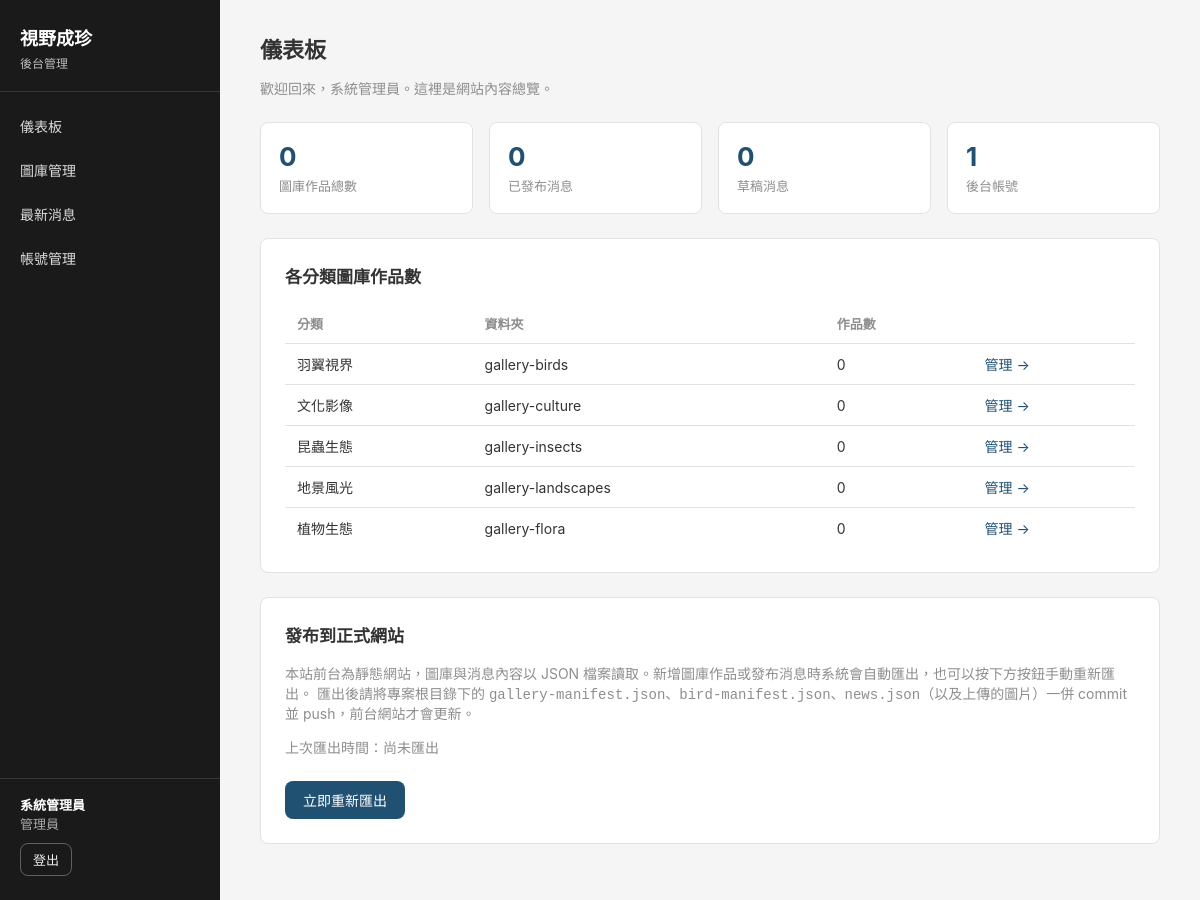
Page /index.php (signed in) on the committed database.
### tables this page shows
CREATE TABLE IF NOT EXISTS gallery_categories (
    id INT UNSIGNED AUTO_INCREMENT PRIMARY KEY,
    slug VARCHAR(30) NOT NULL UNIQUE,
    folder VARCHAR(50) NOT NULL UNIQUE,
    manifest_key VARCHAR(50) NOT NULL,
    name_zh VARCHAR(50) NOT NULL,
    name_en VARCHAR(50) NOT NULL,
    sort_order INT NOT NULL DEFAULT 0
);

### includes/functions.php (called while the page is built, shortened)
<?php
function h($value)
{
    return htmlspecialchars((string)($value ?? ''), ENT_QUOTES, 'UTF-8');
}
function adminUrl($path = '')
{
    return '/admin/' . ltrim($path, '/');
}

### includes/auth.php (called while the page is built, shortened)
<?php
function currentUser()
{
    return isset($_SESSION['admin_user']) ? $_SESSION['admin_user'] : null;
}

### index.php (the view, shortened to what this page needs)
<?php
require_once __DIR__ . '/includes/bootstrap.php';
$categories = $pdo->query('
    SELECT c.*, COUNT(p.id) AS photo_count
    FROM gallery_categories c
    LEFT JOIN gallery_photos p ON p.category_id = c.id
    GROUP BY c.id
    ORDER BY c.sort_order ASC
')->fetchAll();
$totalPhotos = array_sum(array_column($categories, 'photo_count'));
$newsPublished = (int)$pdo->query("SELECT COUNT(*) FROM news WHERE status = 'published'")->fetchColumn();
$newsDraft = (int)$pdo->query("SELECT COUNT(*) FROM news WHERE status = 'draft'")->fetchColumn();
$accountCount = (int)$pdo->query('SELECT COUNT(*) FROM admin_users')->fetchColumn();
$manifestPath = PROJECT_ROOT . '/gallery-manifest.json';
$lastExport = file_exists($manifestPath) ? date('Y-m-d H:i:s', filemtime($manifestPath)) : '尚未匯出';
require __DIR__ . '/includes/layout_start.php';
?>
<h1>儀表板</h1>
<p class="admin-subtitle">歡迎回來，<?php echo h($user['display_name']); ?>。這裡是網站內容總覽。</p>
<div class="admin-stat-grid">
    <div class="admin-stat-card"><div class="num"><?php echo $totalPhotos; ?></div><div class="label">圖庫作品總數</div></div>
    <div class="admin-stat-card"><div class="num"><?php echo $newsPublished; ?></div><div class="label">已發布消息</div></div>
    <div class="admin-stat-card"><div class="num"><?php echo $newsDraft; ?></div><div class="label">草稿消息</div></div>
    <div class="admin-stat-card"><div class="num"><?php echo $accountCount; ?></div><div class="label">後台帳號</div></div>
</div>
<div class="admin-card">
    <h2>各分類圖庫作品數</h2>
    <table>
        <thead><tr><th>分類</th><th>資料夾</th><th>作品數</th><th></th></tr></thead>
        <tbody>
        <?php foreach ($categories as $cat) { ?>
            <tr>
                <td><?php echo h($cat['name_zh']); ?></td>
                <td><?php echo h($cat['folder']); ?></td>
                <td><?php echo (int)$cat['photo_count']; ?></td>
                <td><a href="<?php echo adminUrl('gallery/list.php?category=' . urlencode($cat['slug'])); ?>">管理 &rarr;</a></td>
            </tr>
        <?php } ?>
        </tbody>
    </table>
</div>
<div class="admin-card">
    <h2>發布到正式網站</h2>
    <p class="admin-subtitle" style="margin-bottom:12px;">
        本站前台為靜態網站，圖庫與消息內容以 JSON 檔案讀取。新增圖庫作品或發布消息時系統會自動匯出，也可以按下方按鈕手動重新匯出。
        匯出後請將專案根目錄下的 <code>gallery-manifest.json</code>、<code>bird-manifest.json</code>、<code>news.json</code>（以及上傳的圖片）一併 commit 並 push，前台網站才會更新。
    </p>
    <p class="admin-subtitle">上次匯出時間：<?php echo h($lastExport); ?></p>
    <form method="post" action="<?php echo adminUrl('index.php'); ?>">
        <button type="submit" class="btn">立即重新匯出</button>
    </form>
</div>
<?php require __DIR__ . '/includes/layout_end.php'; ?>

### includes/layout_start.php (shortened to what this page needs)
<?php
$user = currentUser();
?>
<!DOCTYPE html>
<html lang="zh-Hant">
<head>
<link rel="stylesheet" href="<?php echo adminUrl('assets/admin.css'); ?>">
</head>
<body>
<div class="admin-shell">
    <aside class="admin-sidebar">
        <div class="admin-brand">視野成珍<span>後台管理</span></div>
        <nav class="admin-nav">
            <a href="<?php echo adminUrl('index.php'); ?>">儀表板</a>
            <a href="<?php echo adminUrl('gallery/list.php'); ?>">圖庫管理</a>
            <a href="<?php echo adminUrl('news/list.php'); ?>">最新消息</a>
            <?php if ($user && $user['role'] === 'admin') { ?>
            <a href="<?php echo adminUrl('accounts/list.php'); ?>">帳號管理</a>
            <?php } ?>
        </nav>
        <div class="admin-user-box">
            <div class="admin-user-name"><?php echo h($user['display_name']); ?></div>
            <div class="admin-user-role"><?php echo $user['role'] === 'admin' ? '管理員' : '編輯者'; ?></div>
            <form action="<?php echo adminUrl('logout.php'); ?>" method="post">
                <button type="submit" class="admin-link-btn">登出</button>
            </form>
        </div>
    </aside>
    <main class="admin-main">

### includes/layout_end.php
    </main>
</div>
</body>
</html>

### assets/admin.css (style rules this page uses)
:root { --primary-dark: #1A1A1A; --bg-light: #F5F5F5; --text-main: #333333; --text-muted: #8E8E8E; --accent: #205072; --accent-soft: #e8eef2; --danger: #b3261e; --success: #1e6b3a; --radius: 8px; --border: #e2e2e2; }
* { box-sizing: border-box; }
body { margin: 0; font-family: -apple-system, "Segoe UI", "Noto Sans TC", "Microsoft JhengHei", sans-serif; background: var(--bg-light); color: var(--text-main); }
a { color: var(--accent); text-decoration: none; }
.admin-shell { display: flex; min-height: 100vh; }
.admin-sidebar { width: 220px; flex-shrink: 0; background: var(--primary-dark); color: #fff; display: flex; flex-direction: column; padding: 24px 0; }
.admin-brand { font-size: 18px; font-weight: 700; padding: 0 20px 20px; border-bottom: 1px solid rgba(255,255,255,.12); margin-bottom: 12px; }
.admin-brand span { display: block; font-size: 12px; font-weight: 400; color: #bbb; margin-top: 4px; }
.admin-nav { display: flex; flex-direction: column; flex: 1; }
.admin-nav a { color: #ddd; padding: 12px 20px; font-size: 14px; }
.admin-user-box { padding: 16px 20px 0; border-top: 1px solid rgba(255,255,255,.12); font-size: 13px; }
.admin-user-name { font-weight: 600; }
.admin-user-role { color: #aaa; margin-bottom: 10px; }
.admin-link-btn { background: none; border: 1px solid rgba(255,255,255,.3); color: #eee; padding: 6px 12px; border-radius: var(--radius); cursor: pointer; font-size: 13px; }
.admin-main { flex: 1; padding: 32px 40px; max-width: 1100px; }
h1 { font-size: 22px; margin: 0 0 6px; }
h2 { font-size: 17px; margin: 0 0 16px; }
.admin-subtitle { color: var(--text-muted); margin-bottom: 24px; font-size: 14px; }
.admin-card { background: #fff; border: 1px solid var(--border); border-radius: var(--radius); padding: 24px; margin-bottom: 24px; }
.admin-stat-grid { display: grid; grid-template-columns: repeat(auto-fit, minmax(160px, 1fr)); gap: 16px; margin-bottom: 24px; }
.admin-stat-card { background: #fff; border: 1px solid var(--border); border-radius: var(--radius); padding: 18px; }
.admin-stat-card .num { font-size: 26px; font-weight: 700; color: var(--accent); }
.admin-stat-card .label { font-size: 13px; color: var(--text-muted); margin-top: 4px; }
.btn { display: inline-block; background: var(--accent); color: #fff; border: none; padding: 9px 18px; border-radius: var(--radius); font-size: 14px; cursor: pointer; }
table { width: 100%; border-collapse: collapse; background: #fff; }
th, td { text-align: left; padding: 10px 12px; border-bottom: 1px solid var(--border); font-size: 14px; vertical-align: middle; }
th { color: var(--text-muted); font-weight: 600; font-size: 13px; }
tr:last-child td { border-bottom: none; }

### rows in the picture
gallery_categories: name_zh "羽翼視界", folder "gallery-birds", photo_count "0"
gallery_categories: name_zh "文化影像", folder "gallery-culture", photo_count "0"
gallery_categories: name_zh "昆蟲生態", folder "gallery-insects", photo_count "0"
gallery_categories: name_zh "地景風光", folder "gallery-landscapes", photo_count "0"
gallery_categories: name_zh "植物生態", folder "gallery-flora", photo_count "0"

### other values in the picture
$user['display_name'] "系統管理員"
$totalPhotos "0"
$newsPublished "0"
$newsDraft "0"
$accountCount "1"
$lastExport "尚未匯出"
